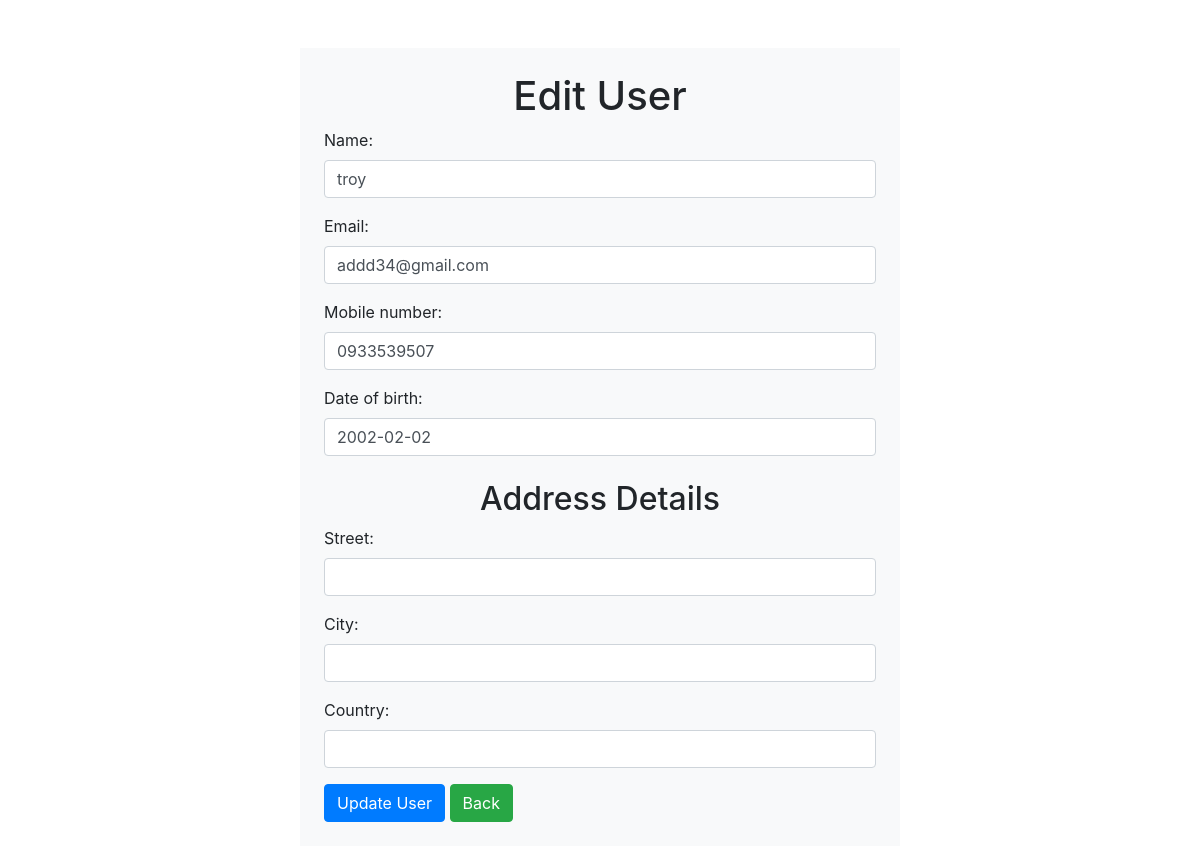
/Edit/6, run on the app's committed database.
### crud/models.py (models this page shows, shortened)
class User(models.Model):
    name=models.CharField(max_length=30)
    email=models.EmailField(unique=True)
    mobile_number = models.CharField(max_length=15)
    date_of_birth = models.DateField()

### crud/views.py (the view)
# urls.py: path('Edit/<id>', views.EditUser),
def EditUser(request,id=None):
    one_rec=User.objects.get(pk=id)
    form=UserForm(request.POST or None,request.FILES or None, instance=one_rec)
    if form.is_valid():
        form.save()
        return redirect('/')
    mydict= {'form':form}
    return render(request,'Edit.html',context=mydict)

### crud/forms.py
class UserForm(forms.ModelForm):
    class Meta:
        model=User
        fields =('name','email','mobile_number','date_of_birth')
    def __init__(self, *args, **kwargs):
        super(UserForm, self).__init__(*args, **kwargs)
        for visible in self.visible_fields():
            visible.field.widget.attrs['class'] = 'form-control'

### crud/templates/Edit.html (shortened to what this page needs)
<!DOCTYPE html>
<html lang="en">
<head>
    <link rel="stylesheet" href="https://cdn.jsdelivr.net/npm/bootstrap@4.6.1/dist/css/bootstrap.min.css">
</head>
<body>
<div class="w-50 mx-auto mt-5 p-4 bg-light">
<h1 class="text-center"> Edit User </h1>
    <form method="post" enctype="multipart/form-data">
        {{form.as_p}}
         <h2 class="text-center mt-4">Address Details</h2>
         <div class="form-group">
             <label for="id_street">Street:</label>
             <input type="text" class="form-control" id="id_street" name="street">
         </div>
         <div class="form-group">
             <label for="id_city">City:</label>
             <input type="text" class="form-control" id="id_city" name="city">
         </div>
         <div class="form-group">
             <label for="id_state">Country:</label>
             <input type="text" class="form-control" id="id_state" name="state">
         </div>
        <button type="submit" class="btn btn-primary">Update User</button>
        <a href="/" class="btn btn-success"> Back</a>
    </form>
</div>
</body>
</html>

### data on the page
User: name "troy", email "addd34@gmail.com", mobile_number "0933539507", date_of_birth "2002-02-02"
